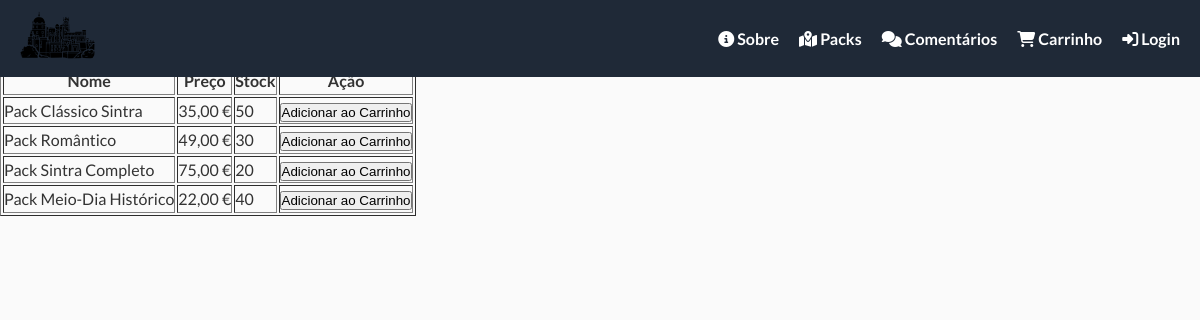
Screenshot of /produtos.php?categoria=1 with the database file from the repository.
### tables this page shows
CREATE TABLE produtos (
    id INT AUTO_INCREMENT PRIMARY KEY,
    nome VARCHAR(100) NOT NULL,
    descricao TEXT,
    preco DECIMAL(10,2) NOT NULL,
    duracao VARCHAR(50),           
    stock INT NOT NULL DEFAULT 50,
    categoria_id INT,
    imagem VARCHAR(255),
    destaque TINYINT(1) DEFAULT 0,  
    FOREIGN KEY (categoria_id) REFERENCES categorias(id)
);

### produtos.php (the view, shortened to what this page needs)
<?php
require_once('includes/ligacao.php');
$categoria_id = (int) $_GET['categoria'];
$res = $conn->query("SELECT * FROM produtos WHERE categoria_id=$categoria_id");
?>
<?php include 'includes/menu.php'; ?>
<h2>Produtos</h2>
<a href="index.php">Voltar</a>
<?php if($res->num_rows == 0): ?>
    <p>Nenhum produto nesta categoria.</p>
<?php else: ?>
<form method="post">
<table border="1">
<tr><th>Nome</th><th>Preço</th><th>Stock</th><th>Ação</th></tr>
<?php while($p = $res->fetch_assoc()): ?>
<tr>
<td><?= htmlspecialchars($p['nome']) ?></td>
<td><?= number_format($p['preco'],2,",",".") ?> €</td>
<td><?= (int)$p['stock'] ?></td>
<td>
<button type="submit" name="add_carrinho">Adicionar ao Carrinho</button>
</td>
</tr>
<?php endwhile; ?>
</table>
</form>
<?php endif; ?>

### includes/css/style.css (style rules this page uses)
:root { --font-heading: 'Playfair Display', serif; --font-body: 'Lato', sans-serif; --color-primary: #1f2937; --color-accent: #fbbf24; --color-text: #333; --color-text-light: #555; --color-white: white; --color-bg: #fafafa; --color-bg-secondary: #e5e7eb; --color-shadow: rgba(0,0,0,0.2); }
* { margin: 0; padding: 0; box-sizing: border-box; scroll-behavior: smooth; }
body { font-family: var(--font-body); line-height: 1.6; color: var(--color-text); background-color: var(--color-bg); }
h1, h2 { font-family: var(--font-heading); }
a { color: var(--color-white); text-decoration: none; }

### rows the page displays
produtos: nome "Pack Clássico Sintra", preco "35,00", stock "50"
produtos: nome "Pack Romântico", preco "49,00", stock "30"
produtos: nome "Pack Sintra Completo", preco "75,00", stock "20"
produtos: nome "Pack Meio-Dia Histórico", preco "22,00", stock "40"
